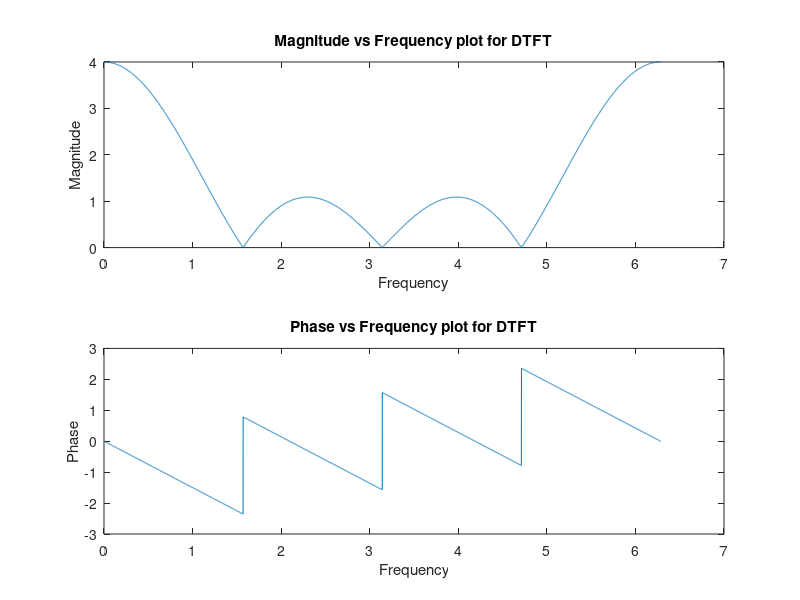

Write MATLAB code to recreate this figure.


clc; close all; clear all; 
% DTFT
pn= 1000;% samples
pt = 1/pn; %sample
w = 0:pt:2*pi;
xn = [1 1 1 1];
N = length(xn);
Xw = zeros(1, length(w));
for n = 0:N-1;
    Xw = Xw+xn(n+1).*exp(-j.*w.*n);
end
subplot(2,1,1);
plot(w,abs(Xw));
ylabel('Magnitude')
xlabel('Frequency')
title('Magnitude vs Frequency plot for DTFT')
subplot(2,1,2);
plot(w, angle(Xw));
ylabel('Phase')
xlabel('Frequency')
title('Phase vs Frequency plot for DTFT')





